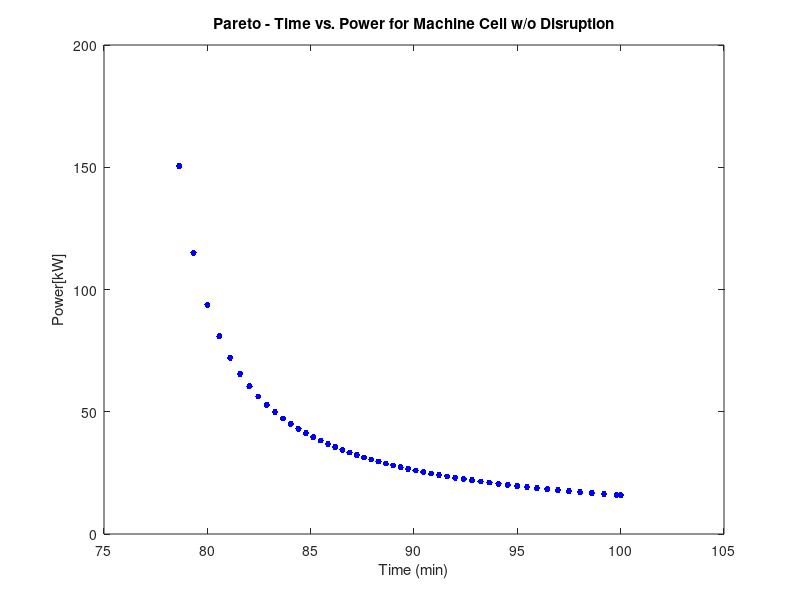
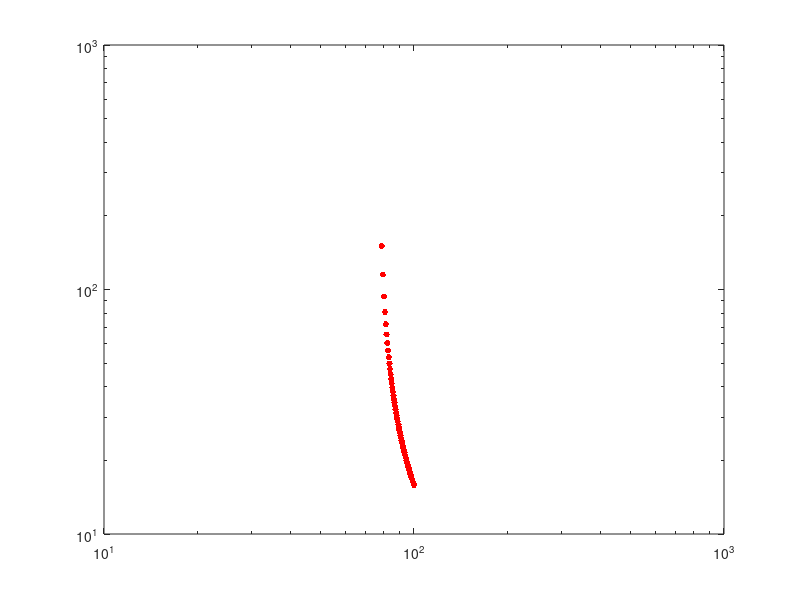

Write MATLAB code to recreate these figures, in order. (Note: this script raises an error after producing the figures.)
o2 = 100* [0.158724811140172
   0.158711321073517
   0.158711275029098
   0.158711228142626
   0.158776845082478
   0.158852189410836
   0.158716235514305
   0.158711232050911
   0.158898411118455
   0.158711487469280
   0.158711320412755
   0.158711331370216
   0.158714166740374
   0.158716291802245
   0.158711569275234
   0.158816907652913
   0.158711290749259
   0.158828811828585
   0.158711235780886
   0.158711609278016
   0.158727042894828
   0.158712670332929
   0.158961696285677
   0.158711660412946
   0.158711678980089
   0.158711295368805
   0.158711300906717
   0.158714025651355
   0.158711908004995
   0.158737861906039
   0.159875775875779
   0.163639583981540
   0.167460311068407
   0.171340980443600
   0.175287391986465
   0.179305336834210
   0.183400236532406
   0.187578794756460
   0.191847814167087
   0.196213904429503
   0.200686470829136
   0.205269746868141
   0.209976317111456
   0.214814606502691
   0.219794751641739
   0.224928051847761
   0.230227138347821
   0.235705379267713
   0.241377793471125
   0.247260980336242
   0.253372793763887
   0.259735023429903
   0.266368624717191
   0.273301090664979
   0.280560584994921
   0.288180981213985
   0.296198640638583
   0.304659224540767
   0.313610369877565
   0.323111803756255
   0.333230346815167
   0.344048412738433
   0.355662195549326
   0.368178896202144
   0.381745847224412
   0.396532273139997
   0.412750665336656
   0.430670377924948
   0.450637067213600
   0.473099642535603
   0.498668068407541
   0.528172871207466
   0.562806559988944
   0.604327588499741
   0.655488215038499
   0.720868248411389
   0.808850430136869
   0.936917331180208
   1.150348431973650
   1.504992834615686
   1.504998875652124];

o1 = 100* [0.999999946914187
   0.999999991834848
   0.999999994200362
   0.999999998795750
   0.999999992315772
   1.000000016163980
   0.999999957330322
   0.999999998226168
   1.000000008171930
   0.999999999307262
   0.999999992048565
   1.000000003635231
   1.000000521178860
   0.999999992165516
   0.999999948690284
   0.999999989657435
   0.999999988238819
   0.999999991844204
   0.999999996558135
   0.999999924688981
   0.999999150956326
   0.999999860845307
   0.999999965051726
   0.999999879653105
   0.999999858506386
   0.999999972530107
   0.999999965082429
   0.999998504000154
   0.999999522218511
   0.999971083198460
   0.998044604984672
   0.991934549900092
   0.986051712862890
   0.980379317141287
   0.974901284559949
   0.969602012872844
   0.964468663882863
   0.959488706331539
   0.954650381699988
   0.949943905572965
   0.945358465085261
   0.940888142145412
   0.936521344204346
   0.932252833572772
   0.928073821648033
   0.923978773409408
   0.919961401974553
   0.916014576362728
   0.912134044476261
   0.908313282241925
   0.904547390884714
   0.900833095970036
   0.897160894995375
   0.893529790599983
   0.889934313568642
   0.886369399813129
   0.882830950848129
   0.879312523044119
   0.875810396334087
   0.872319524353121
   0.868833917266408
   0.865348090646155
   0.861861983058269
   0.858352706185623
   0.854828958884300
   0.851277356064675
   0.847688806656982
   0.844053373202901
   0.840358941004142
   0.836591288142427
   0.832732794441205
   0.828762344484842
   0.824651890576077
   0.820366232669714
   0.815855106870078
   0.811048083930232
   0.805836479441235
   0.800037379972893
   0.793291209494793
   0.786369198928822
   0.786369079015688];

plot(o1,o2,'b.','MarkerSize',14);
xlabel('Time (min)');
ylabel('Power[kW]');
title('Pareto - Time vs. Power for Machine Cell w/o Disruption')

figure;
loglog(o1,o2,'r.','MarkerSize',14);
hold on
loglog(o1_disrupt,o2_disrupt,'b.','MarkerSize',14);
xlabel('Time (min)');
ylabel('Power [kW]');
title('Comparison plot between machine cell w/o and with disruption')
legend('Without disruption', 'With AM disruption')

hf = gca;
hf.YLim = [10 200];
hf.YTick = [10 20 50 100 200];
hf.XLim = [70 110];
